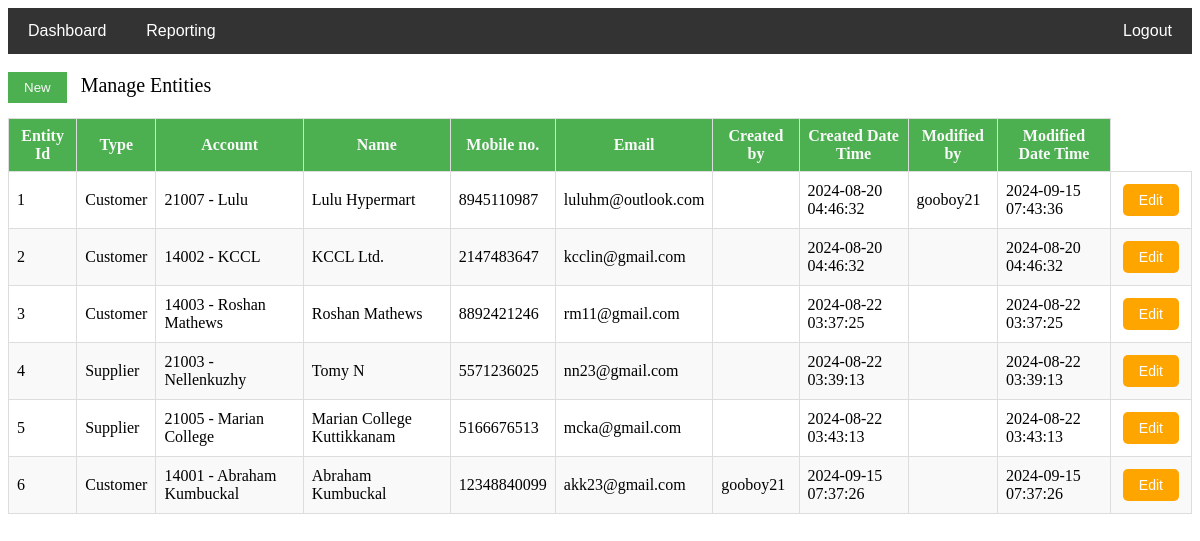
Page /Entitydisplaypg.php (signed in) on the committed database.
### tables this page shows
CREATE TABLE `entity` (
  `EntityID` int(11) NOT NULL,
  `type` varchar(20) NOT NULL,
  `AccountNo` int(11) NOT NULL,
  `name` varchar(60) NOT NULL,
  `mobileNo` bigint(20) DEFAULT NULL,
  `email` varchar(254) DEFAULT NULL,
  `createdBy` varchar(50) DEFAULT NULL,
  `createdDateTime` timestamp NOT NULL DEFAULT current_timestamp(),
  `modifiedBy` varchar(50) DEFAULT NULL,
  `modifiedDateTime` timestamp NOT NULL DEFAULT current_timestamp() ON UPDATE current_timestamp()
);

CREATE TABLE `coa` (
  `AccountNo` int(11) NOT NULL,
  `AccountName` varchar(50) NOT NULL,
  `CategoryID` int(11) NOT NULL,
  `SubcategoryID` int(11) NOT NULL,
  `createdBy` varchar(50) DEFAULT NULL,
  `createdDateTime` timestamp NOT NULL DEFAULT current_timestamp(),
  `modifiedBy` varchar(50) DEFAULT NULL,
  `modifiedDateTime` timestamp NOT NULL DEFAULT current_timestamp() ON UPDATE current_timestamp()
);

### Entitydisplaypg.php (the view, shortened to what this page needs)
<?php
include "Connection.php";
$sql = "SELECT
    e.EntityId,
    e.type,
    e.AccountNo,
    c.AccountName,
    e.name,
    e.mobileNo,
    e.email,
    e.createdBy,
    e.createdDateTime,
    e.modifiedBy,
    e.modifiedDateTime
FROM
    entity e
JOIN
    coa c
ON
    e.AccountNo = c.AccountNo;";
$result = $conn->query($sql);
?>
<!DOCTYPE html>
<html>
<head>
</head>
<body>
    <div class="navbar">
        <a href="Homepg.php">Dashboard</a>
        <div class="dropdown">
            <button class="dropbtn">Reporting
            </button>
        </div>
        <a href="logout.php">Logout</a>
    </div>
    <br>
    <div class="filter-buttons">
        <button class="new-button"
            onclick="addNewRow()"> New </button>
        <span style="font-size: 20px;">Manage Entities</span>
    </div>
    <table>
        <thead>
            <tr>
                <th> Entity Id </th>
                <th> Type </th>
                <th> Account </th>
                <th> Name </th>
                <th> Mobile no. </th>
                <th> Email </th>
                <th> Created by</th>
                <th> Created Date Time</th>
                <th> Modified by</th>
                <th> Modified Date Time</th>
            </tr>
        </thead>
        <tbody>
            <?php
            if ($result->num_rows > 0) {
                while ($row = $result->fetch_assoc()) {
                    echo "<tr>";
                    echo "<td>" . $row["EntityId"] . "</td>";
                    echo "<td>" . $row["type"] . "</td>";
                    echo "<td>" . htmlspecialchars($row['AccountNo']) . " - " . htmlspecialchars($row['AccountName']) . "</td>";
                    echo "<td>" . $row["name"] . "</td>";
                    echo "<td>" . $row["mobileNo"] . "</td>";
                    echo "<td>" . $row["email"] . "</td>";
                    echo "<td>" . $row["createdBy"] . "</td>";
                    echo "<td>" . $row["createdDateTime"] . "</td>";
                    echo "<td>" . $row["modifiedBy"] . "</td>";
                    echo "<td>" . $row["modifiedDateTime"] . "</td>";
                    echo "<td><button class='table-button edit-save' onclick='toggleEditSaveMode(this)'>Edit</button></td>";
                    echo "</tr>";
                }
            } else {
                echo "<tr><td colspan='11'>No data found</td></tr>";
            }
            ?> </tbody>
    </table>
</body>
</html>

### Entitydisplaypg.php (style rules this page uses)
table { width: 100%; border-collapse: collapse; }
thead { background-color: #4CAF50; }
th, td { border: 1px solid #ddd; padding: 8px; }
th { background-color: #4CAF50; color: #f9f9f9; }
tbody tr:nth-child(even) { background-color: #f9f9f9; }
.navbar { background-color: #333; overflow: hidden; display: flex; align-items: center; font-family: Arial, sans-serif; }
.navbar a, .navbar .dropbtn { color: white; text-align: center; padding: 14px 20px; text-decoration: none; font-size: 16px; }
.dropdown { overflow: hidden; }
.dropdown .dropbtn { border: none; outline: none; background-color: inherit; margin: 0; cursor: pointer; }
.navbar a:last-child { margin-left: auto; }
.filter-buttons { margin-bottom: 15px; }
.filter-buttons button { margin-right: 10px; padding: 8px 16px; background-color: #4CAF50; color: #f9f9f9; border: none; cursor: pointer; }
.table-button { vertical-align: middle; padding: 8px 16px; background-color: #4CAF50; color: white; border: none; border-radius: 5px; cursor: pointer; font-size: 14px; transition: background-color 0.3s, transform 0.2s; margin: 4px; }
.table-button.edit-save { background-color: #ffa500; }

### rows in the picture
entity: EntityID "1", type "Customer", AccountNo "21007", AccountNo.AccountName "Lulu", name "Lulu Hypermart", mobileNo "8945110987", email "luluhm@outlook.com", createdDateTime "2024-08-20 04:46:32", modifiedBy "gooboy21", modifiedDateTime "2024-09-15 07:43:36"
entity: EntityID "2", type "Customer", AccountNo "14002", AccountNo.AccountName "KCCL", name "KCCL Ltd.", mobileNo "2147483647", email "kcclin@gmail.com", createdDateTime "2024-08-20 04:46:32", modifiedDateTime "2024-08-20 04:46:32"
entity: EntityID "3", type "Customer", AccountNo "14003", AccountNo.AccountName "Roshan Mathews", name "Roshan Mathews", mobileNo "8892421246", email "rm11@gmail.com", createdDateTime "2024-08-22 03:37:25", modifiedDateTime "2024-08-22 03:37:25"
entity: EntityID "4", type "Supplier", AccountNo "21003", AccountNo.AccountName "Nellenkuzhy", name "Tomy N", mobileNo "5571236025", email "nn23@gmail.com", createdDateTime "2024-08-22 03:39:13", modifiedDateTime "2024-08-22 03:39:13"
entity: EntityID "5", type "Supplier", AccountNo "21005", AccountNo.AccountName "Marian College", name "Marian College Kuttikkanam", mobileNo "5166676513", email "mcka@gmail.com", createdDateTime "2024-08-22 03:43:13", modifiedDateTime "2024-08-22 03:43:13"
entity: EntityID "6", type "Customer", AccountNo "14001", AccountNo.AccountName "Abraham Kumbuckal", name "Abraham Kumbuckal", mobileNo "12348840099", email "akk23@gmail.com", createdBy "gooboy21", createdDateTime "2024-09-15 07:37:26", modifiedDateTime "2024-09-15 07:37:26"
